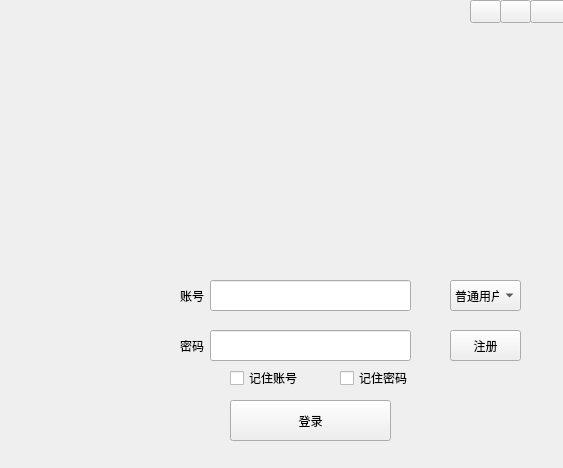
<?xml version="1.0" encoding="UTF-8"?>
<ui version="4.0">
 <class>Widget</class>
 <widget class="QWidget" name="Widget">
  <property name="geometry">
   <rect>
    <x>0</x>
    <y>0</y>
    <width>563</width>
    <height>468</height>
   </rect>
  </property>
  <property name="windowTitle">
   <string>Widget</string>
  </property>
  <widget class="QLineEdit" name="zhlineEdit">
   <property name="geometry">
    <rect>
     <x>210</x>
     <y>280</y>
     <width>201</width>
     <height>31</height>
    </rect>
   </property>
  </widget>
  <widget class="QLineEdit" name="milineEdit">
   <property name="geometry">
    <rect>
     <x>210</x>
     <y>330</y>
     <width>201</width>
     <height>31</height>
    </rect>
   </property>
  </widget>
  <widget class="QComboBox" name="comboBox">
   <property name="geometry">
    <rect>
     <x>450</x>
     <y>280</y>
     <width>71</width>
     <height>31</height>
    </rect>
   </property>
   <item>
    <property name="text">
     <string>普通用户</string>
    </property>
   </item>
   <item>
    <property name="text">
     <string>超级用户</string>
    </property>
   </item>
   <item>
    <property name="text">
     <string/>
    </property>
   </item>
  </widget>
  <widget class="QPushButton" name="dengluButton">
   <property name="geometry">
    <rect>
     <x>230</x>
     <y>400</y>
     <width>161</width>
     <height>41</height>
    </rect>
   </property>
   <property name="text">
    <string>登录</string>
   </property>
  </widget>
  <widget class="QPushButton" name="zhuceButton">
   <property name="geometry">
    <rect>
     <x>450</x>
     <y>330</y>
     <width>71</width>
     <height>31</height>
    </rect>
   </property>
   <property name="text">
    <string>注册</string>
   </property>
  </widget>
  <widget class="QCheckBox" name="checkBox">
   <property name="geometry">
    <rect>
     <x>230</x>
     <y>370</y>
     <width>71</width>
     <height>16</height>
    </rect>
   </property>
   <property name="text">
    <string>记住账号</string>
   </property>
  </widget>
  <widget class="QCheckBox" name="checkBox_2">
   <property name="geometry">
    <rect>
     <x>340</x>
     <y>370</y>
     <width>71</width>
     <height>16</height>
    </rect>
   </property>
   <property name="text">
    <string>记住密码</string>
   </property>
  </widget>
  <widget class="QLabel" name="label">
   <property name="geometry">
    <rect>
     <x>10</x>
     <y>280</y>
     <width>151</width>
     <height>141</height>
    </rect>
   </property>
   <property name="text">
    <string/>
   </property>
  </widget>
  <widget class="QLabel" name="giflabel">
   <property name="geometry">
    <rect>
     <x>0</x>
     <y>0</y>
     <width>571</width>
     <height>281</height>
    </rect>
   </property>
   <property name="text">
    <string/>
   </property>
  </widget>
  <widget class="QLabel" name="label_2">
   <property name="geometry">
    <rect>
     <x>180</x>
     <y>280</y>
     <width>31</width>
     <height>31</height>
    </rect>
   </property>
   <property name="text">
    <string>账号</string>
   </property>
  </widget>
  <widget class="QLabel" name="label_3">
   <property name="geometry">
    <rect>
     <x>180</x>
     <y>330</y>
     <width>31</width>
     <height>31</height>
    </rect>
   </property>
   <property name="text">
    <string>密码</string>
   </property>
  </widget>
  <widget class="QPushButton" name="pushButton_3">
   <property name="geometry">
    <rect>
     <x>530</x>
     <y>0</y>
     <width>41</width>
     <height>23</height>
    </rect>
   </property>
   <property name="text">
    <string/>
   </property>
  </widget>
  <widget class="QPushButton" name="pushButton_4">
   <property name="geometry">
    <rect>
     <x>500</x>
     <y>0</y>
     <width>31</width>
     <height>23</height>
    </rect>
   </property>
   <property name="text">
    <string/>
   </property>
  </widget>
  <widget class="QPushButton" name="pushButton_5">
   <property name="geometry">
    <rect>
     <x>470</x>
     <y>0</y>
     <width>31</width>
     <height>23</height>
    </rect>
   </property>
   <property name="text">
    <string/>
   </property>
  </widget>
 </widget>
 <layoutdefault spacing="6" margin="11"/>
 <resources/>
 <connections/>
</ui>
